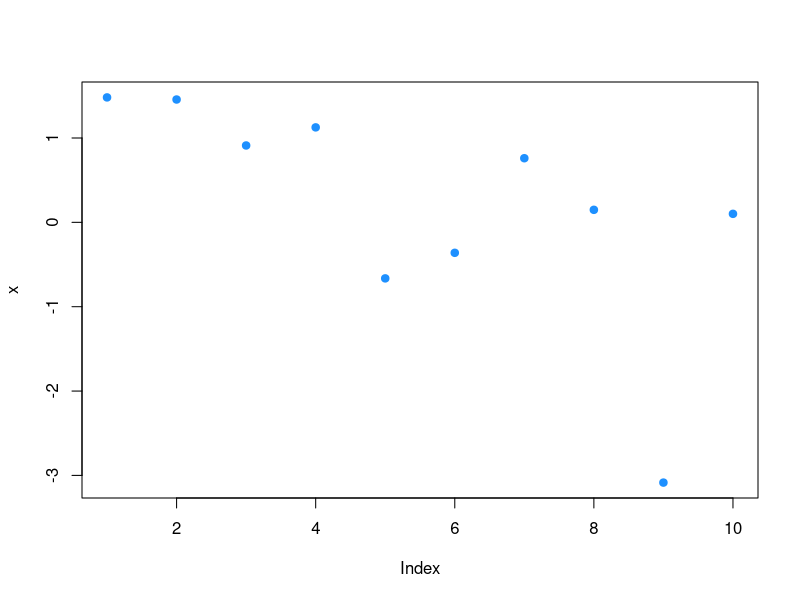

R code for this plot:
## ---- chunk 1
knitr::opts_chunk$set(cache=TRUE)
## ---- chunk 2
x = rnorm(10)
plot(x,pch=19,col="dodgerblue")
## ---- chunk 3
y = rbinom(20,size=1,prob=0.5)
table(y)
